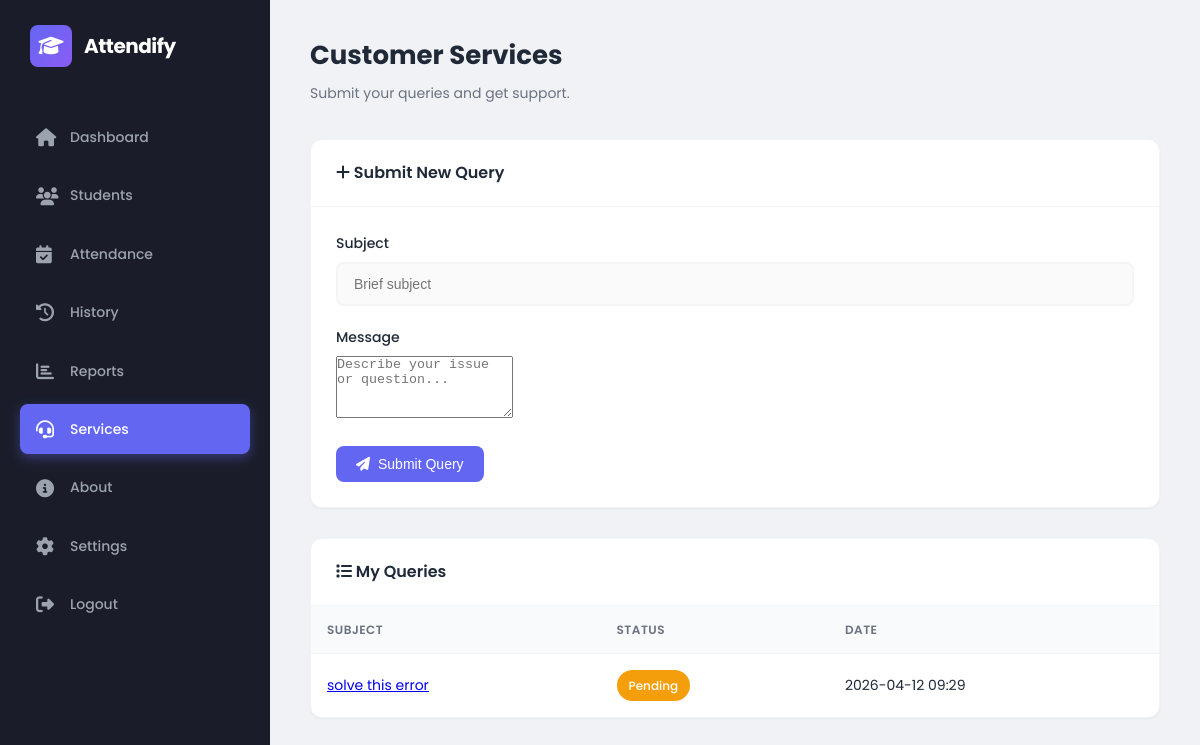
The app's page /services (signed in) with its own data.
### tables this page shows
CREATE TABLE queries (
            id INTEGER PRIMARY KEY AUTOINCREMENT,
            user_id INTEGER,
            subject TEXT,
            message TEXT,
            status TEXT DEFAULT 'pending',
            created_at TEXT
        );

### app.py (the view, shortened to what this page needs)
@app.route("/services", methods=["GET", "POST"])
def services():
    if "user_id" not in session:
        return redirect("/")
    conn = sqlite3.connect("attendance.db", timeout=10)
    cursor = conn.cursor()
    cursor.execute("""
        CREATE TABLE IF NOT EXISTS queries (
            id INTEGER PRIMARY KEY AUTOINCREMENT,
            user_id INTEGER,
            subject TEXT,
            message TEXT,
            status TEXT DEFAULT 'pending',
            created_at TEXT
        )
    """)
    cursor.execute(
        "SELECT id, subject, message, status, created_at FROM queries WHERE user_id=? ORDER BY id DESC",
        (session["user_id"],)
    )
    queries = cursor.fetchall()
    conn.close()
    return render_template("services.html", queries=queries)

### templates/services.html (shortened to what this page needs)
<!DOCTYPE html>
<html lang="en">
<head>
    <link rel="stylesheet" href="{{ url_for('static', filename='css/style.css') }}">
    <link rel="stylesheet" href="https://cdnjs.cloudflare.com/ajax/libs/font-awesome/6.4.0/css/all.min.css">
</head>
<body>
<div class="app">
    <div class="sidebar">
        <div class="logo-area">
            <div class="icon"><i class="fas fa-graduation-cap"></i></div>
            <h1>Attendify</h1>
        </div>
        <nav>
            <a href="/dashboard"><i class="fas fa-home icon"></i><span>Dashboard</span></a>
            <a href="/students"><i class="fas fa-users icon"></i><span>Students</span></a>
            <a href="/attendance"><i class="fas fa-calendar-check icon"></i><span>Attendance</span></a>
            <a href="/history"><i class="fas fa-history icon"></i><span>History</span></a>
            <a href="/reports"><i class="fas fa-chart-bar icon"></i><span>Reports</span></a>
            <a href="/services" class="active"><i class="fas fa-headset icon"></i><span>Services</span></a>
            <a href="/about"><i class="fas fa-info-circle icon"></i><span>About</span></a>
            <a href="/settings"><i class="fas fa-cog icon"></i><span>Settings</span></a>
            <a href="/logout"><i class="fas fa-sign-out-alt icon"></i><span>Logout</span></a>
        </nav>
    </div>
    <div class="main">
        <div class="page-header">
            <h2>Customer Services</h2>
            <p>Submit your queries and get support.</p>
        </div>
        <div class="content-card" style="margin-bottom: 30px;">
            <div class="card-header">
                <h3><i class="fas fa-plus"></i> Submit New Query</h3>
            </div>
            <div class="card-body">
                <form method="POST">
                    <div class="form-group">
                        <label>Subject</label>
                        <input type="text" name="subject" placeholder="Brief subject" required>
                    </div>
                    <div class="form-group">
                        <label>Message</label>
                        <textarea name="message" rows="4" placeholder="Describe your issue or question..." required></textarea>
                    </div>
                    <button type="submit" class="btn btn-primary">
                        <i class="fas fa-paper-plane"></i> Submit Query
                    </button>
                </form>
            </div>
        </div>
        <div class="content-card">
            <div class="card-header">
                <h3><i class="fas fa-list"></i> My Queries</h3>
            </div>
            {% if queries %}
            <div class="table-container">
                <table>
                    <thead>
                        <tr>
                            <th>Subject</th>
                            <th>Status</th>
                            <th>Date</th>
                        </tr>
                    </thead>
                    <tbody>
                        {% for q in queries %}
                        <tr>
                            <td><a href="/query/{{ q[0] }}">{{ q[1] }}</a></td>
                            <td>
                                {% if q[3] == 'pending' %}
                                <span class="status-badge" style="background: var(--warning); color: white;">Pending</span>
                                {% else %}
                                <span class="status-badge" style="background: var(--success); color: white;">Resolved</span>
                                {% endif %}
                            </td>
                            <td>{{ q[4] }}</td>
                        </tr>
                        {% endfor %}
                    </tbody>
                </table>
            </div>
            {% else %}
            <div class="empty-state">
                <div class="icon"><i class="fas fa-question-circle"></i></div>
                <h3>No Queries</h3>
                <p>You haven't submitted any queries yet.</p>
            </div>
            {% endif %}
        </div>
    </div>
</div>
</body>
</html>

### static/css/style.css (style rules this page uses)
:root { --bg-main: #f0f2f5; --bg-sidebar: #1a1d29; --card-bg: #ffffff; --primary: #6366f1; --primary-hover: #4f46e5; --primary-light: #e0e7ff; --dark: #1f2937; --dark-secondary: #374151; --muted: #6b7280; --border: #e5e7eb; --border-light: #f3f4f6; --success: #10b981; --success-light: #d1fae5; --danger: #ef4444; --danger-light: #fee2e2; --warning: #f59e0b; --warning-light: #fef3c7; --shadow-sm: 0 1px 2px rgba(0,0,0,0.05); --shadow-md: 0 4px 6px rgba(0,0,0,0.07); --shadow-lg: 0 10px 25px rgba(0,0,0,0.1); --radius-sm: 8px; --radius-md: 12px; --radius-lg: 16px; }
* { margin: 0; padding: 0; box-sizing: border-box; }
body { font-family: 'Poppins', sans-serif; background: var(--bg-main); color: var(--dark); line-height: 1.6; }
.app { display: flex; min-height: 100vh; }
.sidebar { width: 270px; background: var(--bg-sidebar); color: white; padding: 25px 20px; display: flex; flex-direction: column; position: fixed; height: 100vh; }
.sidebar .logo-area { display: flex; align-items: center; gap: 12px; margin-bottom: 45px; padding: 0 10px; }
.sidebar .logo-area .icon { width: 42px; height: 42px; background: linear-gradient(135deg, var(--primary), #8b5cf6); border-radius: var(--radius-sm); display: flex; align-items: center; justify-content: center; font-size: 20px; }
.sidebar .logo-area h1 { font-size: 20px; font-weight: 700; letter-spacing: -0.5px; }
.sidebar nav { flex: 1; }
.sidebar nav a { display: flex; align-items: center; gap: 12px; color: #9ca3af; text-decoration: none; padding: 14px 16px; border-radius: var(--radius-sm); margin-bottom: 8px; font-size: 14px; font-weight: 500; transition: all 0.2s ease; }
.sidebar nav a .icon { font-size: 18px; width: 22px; }
.sidebar nav a.active { background: var(--primary); color: white; box-shadow: 0 4px 12px rgba(99, 102, 241, 0.4); }
.main { flex: 1; margin-left: 270px; padding: 35px 40px; background: var(--bg-main); min-height: 100vh; }
.page-header { margin-bottom: 35px; }
.page-header h2 { font-size: 26px; font-weight: 700; color: var(--dark); margin-bottom: 5px; }
.page-header p { color: var(--muted); font-size: 14px; }
.content-card { background: var(--card-bg); border-radius: var(--radius-md); box-shadow: var(--shadow-sm); border: 1px solid var(--border-light); overflow: hidden; }
.card-header { padding: 20px 25px; border-bottom: 1px solid var(--border-light); display: flex; justify-content: space-between; align-items: center; }
.card-header h3 { font-size: 16px; font-weight: 600; color: var(--dark); }
.card-body { padding: 25px; }
.btn { display: inline-flex; align-items: center; gap: 8px; padding: 10px 20px; border-radius: var(--radius-sm); font-size: 14px; font-weight: 500; cursor: pointer; transition: all 0.2s ease; text-decoration: none; border: none; }
.btn-primary { background: var(--primary); color: white; }
.table-container { overflow-x: auto; }
table { width: 100%; border-collapse: collapse; }
thead { background: #f9fafb; }
th { text-align: left; padding: 14px 16px; font-size: 12px; font-weight: 600; color: var(--muted); text-transform: uppercase; letter-spacing: 0.5px; }
td { padding: 16px; border-top: 1px solid var(--border-light); font-size: 14px; }
tbody tr { transition: background 0.2s ease; }
.status-badge { display: inline-flex; align-items: center; gap: 6px; padding: 6px 12px; border-radius: 20px; font-size: 12px; font-weight: 500; }
.form-group { margin-bottom: 20px; }
.form-group label { display: block; font-size: 14px; font-weight: 500; color: var(--dark); margin-bottom: 8px; }
.form-group input, .form-group select { width: 100%; padding: 12px 16px; border-radius: var(--radius-sm); border: 2px solid var(--border-light); font-size: 14px; transition: all 0.3s ease; background: #fafafa; }

### records on screen
queries: subject "solve this error", status "Pending", created_at "2026-04-12 09:29"
